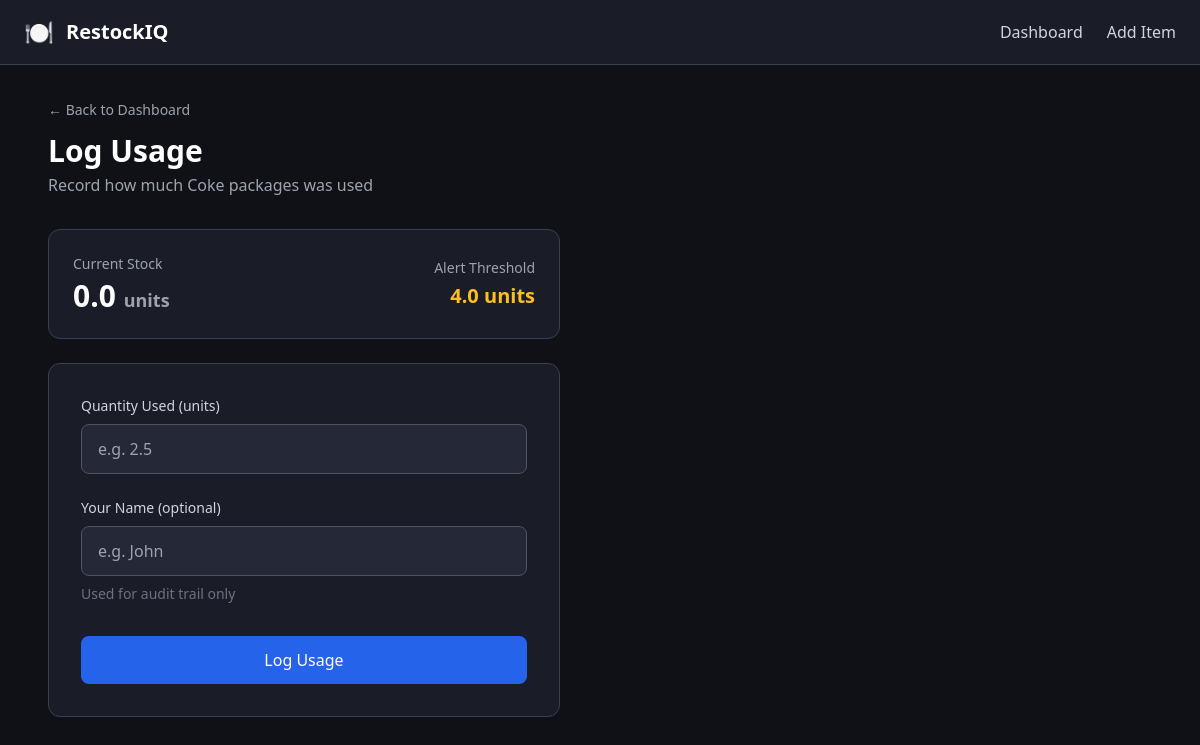
The app's page /log-usage/3 with its own data.
### app/models.py (models this page shows, shortened)
class Item(db.Model):
    __tablename__ = 'items'
    id = db.Column(db.Integer, primary_key=True)
    name = db.Column(db.String(100), nullable=False)
    unit = db.Column(db.String(20), nullable=False)
    current_stock = db.Column(db.Float, nullable=False, default=0)
    low_threshold = db.Column(db.Float, nullable=False, default=10)
    created_at = db.Column(db.DateTime, default=datetime.utcnow)
    logs = db.relationship('StockLog', backref='item', lazy=True)

### app/routes.py (the view, shortened to what this page needs)
@main.route('/log-usage/<int:item_id>', methods=['GET', 'POST'])
def log_usage(item_id):
    item = Item.query.get_or_404(item_id)
    return render_template('log_usage.html', item=item)

### app/templates/log_usage.html
{% extends 'base.html' %}
{% block content %}
<div class="mb-8">
    <a href="/" class="text-gray-400 hover:text-white text-sm transition">← Back to Dashboard</a>
    <h1 class="text-3xl font-bold text-white mt-3">Log Usage</h1>
    <p class="text-gray-400 mt-1">Record how much {{ item.name }} was used</p>
</div>
<div class="max-w-lg bg-dark-800 rounded-xl border border-gray-700 p-6 mb-6">
    <div class="flex items-center justify-between">
        <div>
            <p class="text-gray-400 text-sm">Current Stock</p>
            <p class="text-3xl font-bold text-white mt-1">
                {{ item.current_stock }} <span class="text-lg text-gray-400">{{ item.unit }}</span>
            </p>
        </div>
        <div class="text-right">
            <p class="text-gray-400 text-sm">Alert Threshold</p>
            <p class="text-xl font-semibold text-amber-400 mt-1">
                {{ item.low_threshold }} {{ item.unit }}
            </p>
        </div>
    </div>
</div>
<div class="max-w-lg bg-dark-800 rounded-xl border border-gray-700 p-8">
    <form method="POST" action="/log-usage/{{ item.id }}">
        <div class="mb-6">
            <label class="block text-sm font-medium text-gray-300 mb-2">
                Quantity Used ({{ item.unit }})
            </label>
            <input
                type="number"
                name="quantity_used"
                placeholder="e.g. 2.5"
                step="0.1"
                min="0.1"
                required
                class="w-full bg-dark-700 border border-gray-600 text-white rounded-lg px-4 py-3 focus:outline-none focus:border-blue-500 transition">
        </div>
        <div class="mb-8">
            <label class="block text-sm font-medium text-gray-300 mb-2">Your Name (optional)</label>
            <input
                type="text"
                name="logged_by"
                placeholder="e.g. John"
                class="w-full bg-dark-700 border border-gray-600 text-white rounded-lg px-4 py-3 focus:outline-none focus:border-blue-500 transition">
            <p class="text-gray-500 text-sm mt-2">Used for audit trail only</p>
        </div>
        <button
            type="submit"
            class="w-full bg-blue-600 hover:bg-blue-500 text-white font-medium py-3 rounded-lg transition">
            Log Usage
        </button>
    </form>
</div>
{% endblock %}

### records on screen
Item: name "Coke packages", current_stock "0.0", unit "units", low_threshold "4.0"
